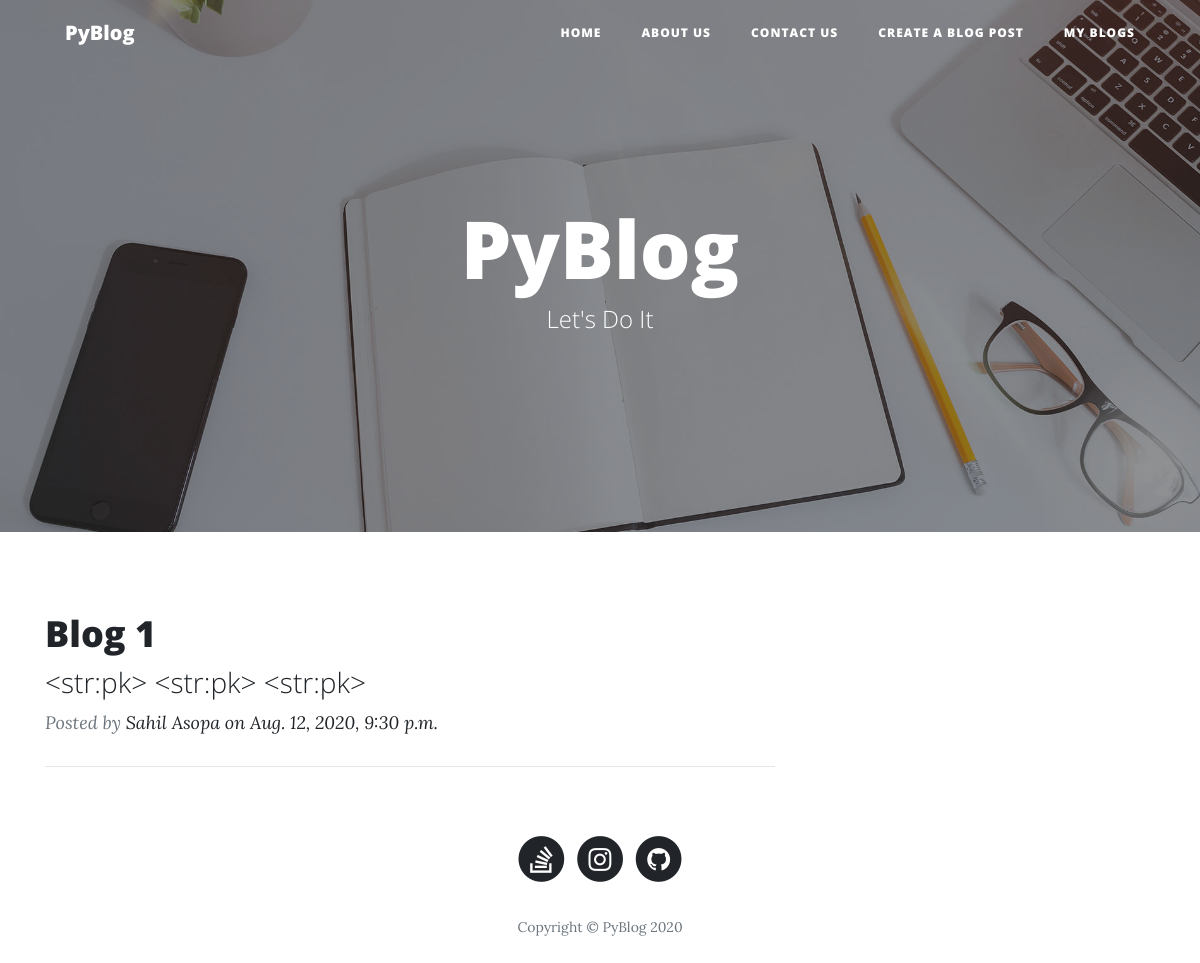
The app's page /, older data.
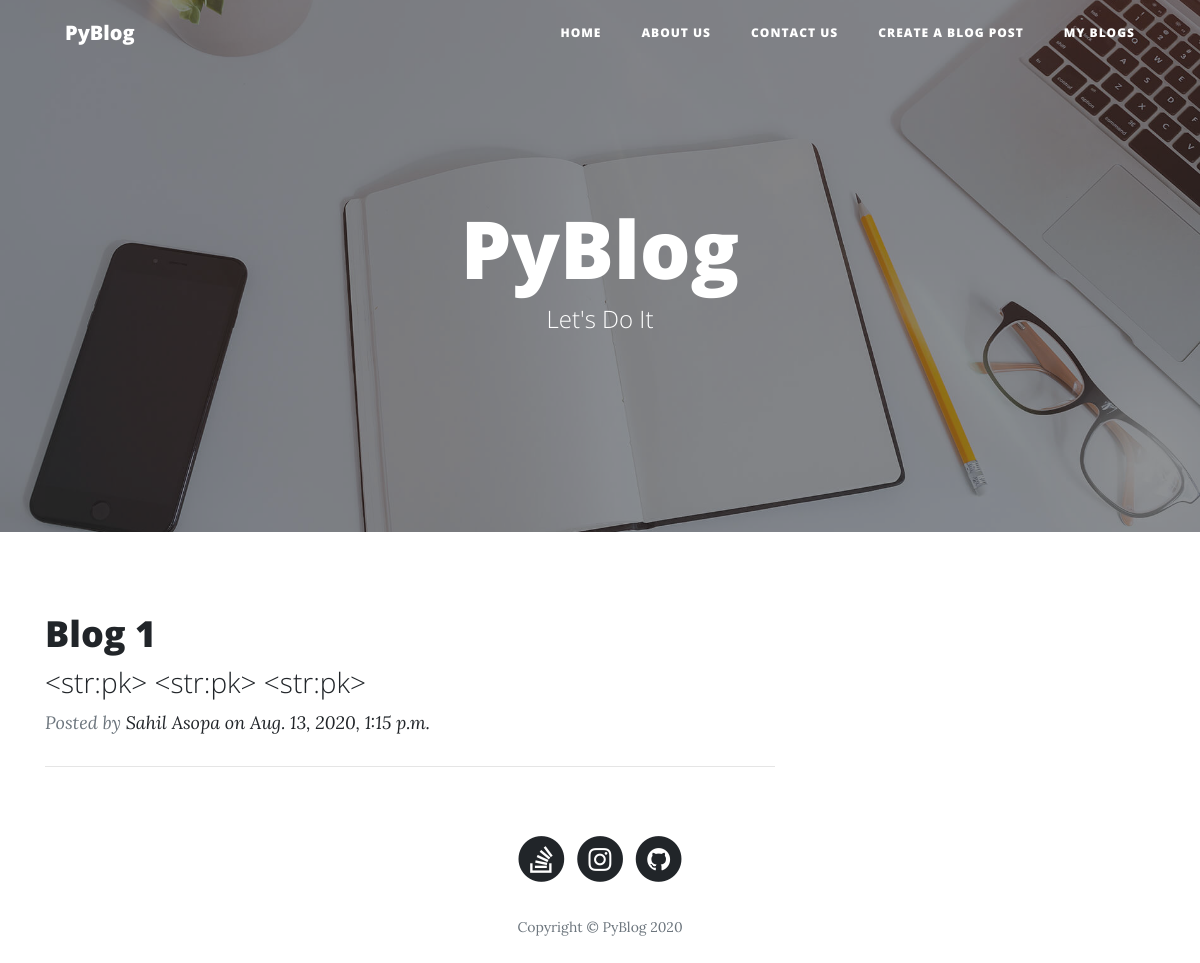
The same page, newer data.
### Blogsite/models.py (models this page shows, shortened)
class Blog(models.Model):
    user = models.ForeignKey(BlogUser, on_delete=models.CASCADE)
    heading = models.CharField(max_length=100)
    blog = models.TextField()
    image = models.ImageField(blank=True, null=True, upload_to='media' ,)
    uploaded_on = models.DateTimeField(auto_now=True)
    def get_absolute_url(self):
        return f"/post/{self.id}/"

class BlogUser(models.Model):
    user = models.OneToOneField(User, on_delete=models.CASCADE)
    full_name = models.CharField(max_length=52)
    username = models.CharField(unique=True, max_length=15)
    email = models.EmailField(blank=True)
    def __str__(self):
        return self.full_name

### Blogsite/views.py (the view)
# urls.py: path('', views.home),
def home(request):
    user = BlogUser.objects.all()
    blog = Blog.objects.all().order_by('-id')[:10]
    context = {
        'user': user,
        'blog': blog,
    }
    return render(request, 'index.html', context)

### templates/index.html (shortened to what this page needs)
{% load static %}
<html>
<head>
    <link rel="stylesheet" href="{% static 'assets/bootstrap/css/bootstrap.min.css' %}">
    <link rel="stylesheet" href="{% static 'assets/fonts/font-awesome.min.css' %}">
</head>
<body>
<nav class="navbar navbar-light navbar-expand-lg fixed-top" id="mainNav">
    <div class="container"><a class="navbar-brand" href="/">PyBlog</a>
        <div class="collapse navbar-collapse" id="navbarResponsive">
            <ul class="nav navbar-nav ml-auto">
                <li class="nav-item" role="presentation"><a class="nav-link" href="/">Home</a></li>
                <li class="nav-item" role="presentation"><a class="nav-link" href="/about">About us</a></li>
                <li class="nav-item" role="presentation"><a class="nav-link" href="/contact">Contact us</a></li>
                <li class="nav-item" role="presentation"><a class="nav-link" href="/new/post">Create a Blog Post</a>
                <li class="nav-item" role="presentation"><a class="nav-link" href="/my/blogs">My Blogs</a>
            </ul>
        </div>
    </div>
</nav>
<header class="masthead" style='background-image:url("{% static 'assets/img/home-bg.jpg' %}");'>
    <div class="overlay"></div>
    <div class="container">
        <div class="row">
            <div class="col-md-10 col-lg-8 mx-auto">
                <div class="site-heading">
                    <h1>PyBlog</h1><span class="subheading">Let's Do It</span></div>
            </div>
        </div>
    </div>
</header>
<div class="container">
{% if blog %}
    {% for blog in blog %}
        <div class="row">
            <div class="col-md-10 col-lg-8">
                <div class="post-preview">
                    <a href="{{ blog.get_absolute_url }}">
                        <h2 class="post-title">{{ blog.heading }}</h2>
                        <h3 class="post-subtitle">{{ blog.blog|truncatewords:15 }}</h3>
                    </a>
                    <p class="post-meta">Posted by&nbsp;<a href="#">{{ blog.user }} on {{ blog.uploaded_on }}</a></p>
                </div>
                <hr>
            </div>
        </div>
    {% endfor %}
{% else %}
<h3> Oops We Currently Have No Blogs! <a href="/new/post"> Click Here To Create One</a></h3>
{% endif %}
</div>
<footer>
    <div class="container">
        <div class="row">
            <div class="col-md-10 col-lg-8 mx-auto">
                <ul class="list-inline text-center">
                    <a href="https://stackoverflow.com/users/13780862/sahil-asopa"><li class="list-inline-item"><span class="fa-stack fa-lg"><i class="fa fa-circle fa-stack-2x"></i><i
                            class="fa fa-stack-overflow fa-stack-1x fa-inverse"></i></span></li></a>
                    <a href="https://www.instagram.com/pip_install_programming/"><li class="list-inline-item"><span class="fa-stack fa-lg"><i class="fa fa-circle fa-stack-2x"></i><i
                            class="fa fa-instagram fa-stack-1x fa-inverse"></i></span></li></a>
                    <a href="https://github.com/sahilasopa"> <li class="list-inline-item" ><span class="fa-stack fa-lg"><i class="fa fa-circle fa-stack-2x"></i><i
                            class="fa fa-github fa-stack-1x fa-inverse"></i></span></li></a>
                </ul>
                <p class="text-muted copyright">Copyright&nbsp;©&nbsp;PyBlog 2020</p>
            </div>
        </div>
    </div>
</footer>
</body>
</html>

Row changes from the older to the newer data that the page shows:
changed Blog "Blog 1": uploaded_on "Aug. 12, 2020, 9:30 p.m." → "Aug. 13, 2020, 1:15 p.m."
